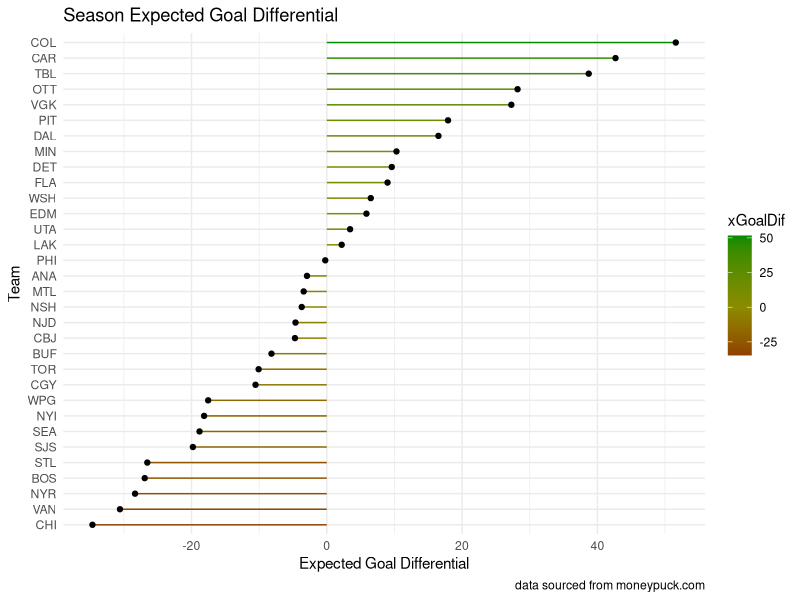
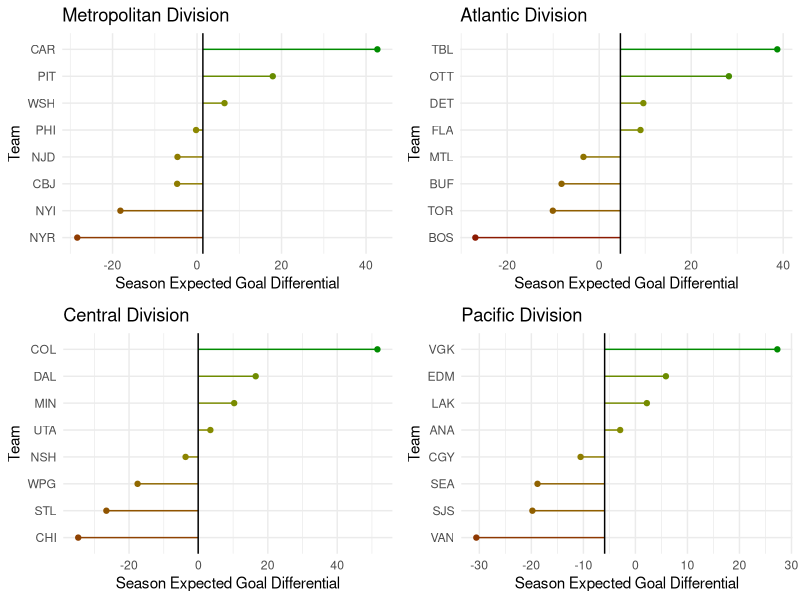

These charts were generated, in order, by the following R code:
## ---- chunk 1
#| include: false
library(tidyverse)
library(here)
library(broom)
library(gridExtra)

## data from moneypuck.com
teams_df <- read_csv(here("Data/moneypuck_teams_20252026.csv"))

## ---- chunk 2
#| echo: false
# teams expected to score the most while on a penality kill
#shorthand_df <- teams_df |> filter(situation == "4on5") |>
#  mutate(xGoalsPeriodShort = xGoalsFor / (iceTime / 20)) |>
#  select(name, xGoalsPeriodShort)

#powerplay_df <- teams_df |> filter(situation == "5on4") |>
#  mutate(xGoalsPeriodPower = xGoalsFor / (iceTime / 20)) |>
#  select(name, xGoalsPeriodPower)

goalDif_df <- teams_df |> filter(situation == "all") |>
  mutate(xGoalDif = xGoalsFor - xGoalsAgainst) |>
  mutate(name = fct_reorder(name, xGoalDif))

# pk_df <- left_join(shorthand_df, powerplay_df, by = "name")


ggplot(goalDif_df, aes(x = name, y = xGoalDif)) +
  theme_minimal() +
  labs(title = "Season Expected Goal Differential",
       x = "Team",
       y = "Expected Goal Differential",
       caption = "data sourced from moneypuck.com") +
  geom_segment(aes(xend = name, yend = 0, color = xGoalDif)) +
  coord_flip() +
  geom_point() +
  scale_color_gradient2(low = "red4", mid = "yellow4", high = "green4")
## ---- chunk 3
#| echo: false
## AI USED HERE
## prompt: create a tibble of the nhl divisions for each team using their 3 letter code
## model: Perplexity Sonar

team_map <- tibble(
  name = c(
    "CAR","CBJ","NJD","NYR","NYI","PHI","PIT","WSH", ## met
    "BOS","BUF","DET","FLA","MTL","OTT","TBL","TOR", ## atl
    "CHI","COL","DAL","MIN","NSH","STL","UTA","WPG", ## cent
    "ANA","CGY","EDM","LAK","SJS","SEA","VAN","VGK"  ## pac
  ),
  division = c(
    rep("Metropolitan", 8),
    rep("Atlantic", 8),
    rep("Central", 8),
    rep("Pacific", 8)
  )
)

divisionDif_df <- left_join(goalDif_df, team_map, by = "name")

divisionDif_df <- divisionDif_df |>
  mutate(name = fct_reorder(name, xGoalDif)) |>
  select(division, name, xGoalDif) |> group_by(division) |>
  mutate(division_avg = mean(xGoalDif))

p1 <- ggplot(subset(divisionDif_df, division == "Metropolitan"), 
             aes(x = name, y = xGoalDif, color = (xGoalDif - division_avg))) +
  geom_segment(aes(x = name, y = division_avg, yend = xGoalDif)) + 
  geom_point() +
  geom_hline(aes(yintercept = division_avg)) +
  coord_flip() +
  theme_minimal() +
  labs(
    title = "Metropolitan Division",
    x = "Team",
    y = "Season Expected Goal Differential"
  ) +
  theme(
    legend.position = "none"
  ) +
  scale_color_gradient2(low = "red4", mid = "yellow4", high = "green4")

p2 <- ggplot(subset(divisionDif_df, division == "Atlantic"),
             aes(x = name, y = xGoalDif, color = (xGoalDif - division_avg))) +
  geom_segment(aes(x = name, y = division_avg, yend = xGoalDif)) + 
  geom_point() +
  geom_hline(aes(yintercept = division_avg)) +
  coord_flip() +
  theme_minimal() +
  labs(
    title = "Atlantic Division",
    x = "Team",
    y = "Season Expected Goal Differential"
  ) +
  theme(
    legend.position = "none"
  ) +
  scale_color_gradient2(low = "red4", mid = "yellow4", high = "green4")

p3 <- ggplot(subset(divisionDif_df, division == "Central"),
             aes(x = name, y = xGoalDif, color = (xGoalDif - division_avg))) +
  geom_segment(aes(x = name, y = division_avg, yend = xGoalDif)) + 
  geom_point() +
  geom_hline(aes(yintercept = division_avg)) +
  coord_flip() +
  theme_minimal() +
  labs(
    title = "Central Division",
    x = "Team",
    y = "Season Expected Goal Differential"
  ) +
  theme(
    legend.position = "none"
  ) +
  scale_color_gradient2(low = "red4", mid = "yellow4", high = "green4")

p4 <- ggplot(subset(divisionDif_df, division == "Pacific"),
             aes(x = name, y = xGoalDif, color = (xGoalDif - division_avg))) +
  geom_segment(aes(x = name, y = division_avg, yend = xGoalDif)) + 
  geom_point() +
  geom_hline(aes(yintercept = division_avg)) +
  coord_flip() +
  theme_minimal() +
  labs(
    title = "Pacific Division",
    x = "Team",
    y = "Season Expected Goal Differential"
  ) +
  theme(
    legend.position = "none"
  ) +
   scale_color_gradient2(low = "red4", mid = "yellow4", high = "green4")

grid.arrange(p1, p2, p3, p4)
